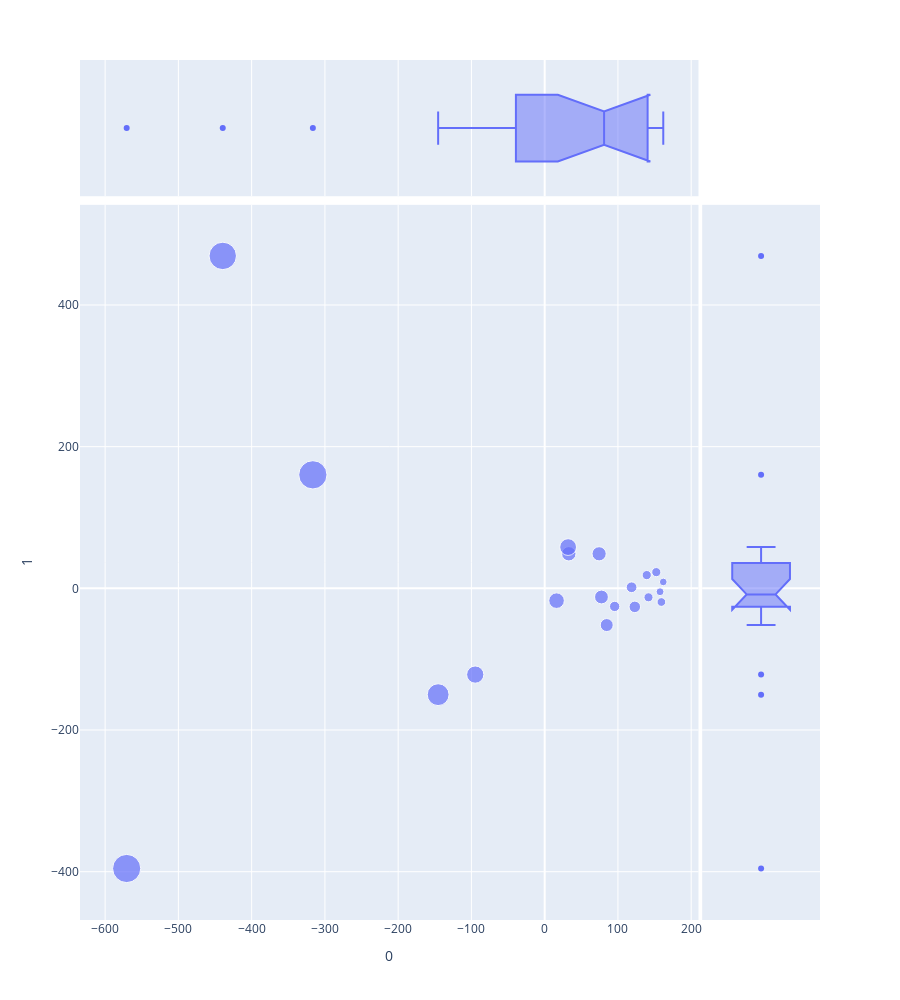

Notebook code cell kept with this figure:
### Code cell
px.scatter(DCM, 0, 1, 
          # color=DCM.author, 
          size= MC.TOPICS.doc_weight_mean,
           # hover_name=DCM.label,
           marginal_x='box', marginal_y='box', height=1000)

### Figure 1 — Plotly figure (JSON) as saved in the notebook; plotly's stock layout.template omitted (floating-point values rounded to 4 significant figures)
{"data": [{"hovertemplate": "0=%{x}<br>1=%{y}<br>size=%{marker.size}<extra></extra>", "legendgroup": "", "marker": {"color": "#636efa", "size": [0.02033, 0.03942, 0.01135, 0.01203, 0.03232, 0.05406, 0.01622, 0.02212, 0.03873, 0.0161, 0.03656, 0.1442, 0.1523, 0.05704, 0.04644, 0.02549, 0.0158, 0.09152, 0.1535, 0.01453], "sizemode": "area", "sizeref": 0.0003837, "symbol": "circle"}, "mode": "markers", "name": "", "orientation": "v", "showlegend": false, "type": "scatter", "x": [95.52, 32.93, 161.9, 157.5, 84.68, 31.99, 139.3, 118.6, 74.29, 152.3, 77.49, -439.5, -570.6, -94.8, 16.21, 123.0, 141.7, -145.4, -316.4, 159.3], "xaxis": "x", "y": [-25.55, 48.77, 9.007, -4.821, -51.85, 58.22, 18.67, 1.533, 48.75, 22.86, -12.24, 469.3, -395.5, -121.7, -17.38, -26.17, -12.68, -150.1, 160.2, -19.32], "yaxis": "y"}, {"alignmentgroup": "True", "hovertemplate": "0=%{x}<extra></extra>", "legendgroup": "", "marker": {"color": "#636efa", "symbol": "circle"}, "name": "", "notched": true, "offsetgroup": "", "showlegend": false, "type": "box", "x": [95.52, 32.93, 161.9, 157.5, 84.68, 31.99, 139.3, 118.6, 74.29, 152.3, 77.49, -439.5, -570.6, -94.8, 16.21, 123.0, 141.7, -145.4, -316.4, 159.3], "xaxis": "x3", "yaxis": "y3"}, {"alignmentgroup": "True", "hovertemplate": "1=%{y}<extra></extra>", "legendgroup": "", "marker": {"color": "#636efa", "symbol": "circle"}, "name": "", "notched": true, "offsetgroup": "", "showlegend": false, "type": "box", "xaxis": "x2", "y": [-25.55, 48.77, 9.007, -4.821, -51.85, 58.22, 18.67, 1.533, 48.75, 22.86, -12.24, 469.3, -395.5, -121.7, -17.38, -26.17, -12.68, -150.1, 160.2, -19.32], "yaxis": "y2"}], "layout": {"height": 1000, "legend": {"itemsizing": "constant", "tracegroupgap": 0}, "margin": {"t": 60}, "xaxis": {"anchor": "y", "domain": [0, 0.8358], "title": {"text": "0"}}, "xaxis2": {"anchor": "y2", "domain": [0.8408, 1], "matches": "x2", "showgrid": false, "showline": false, "showticklabels": false, "ticks": ""}, "xaxis3": {"anchor": "y3", "domain": [0, 0.8358], "matches": "x", "showgrid": true, "showticklabels": false}, "xaxis4": {"anchor": "y4", "domain": [0.8408, 1], "matches": "x2", "showgrid": false, "showline": false, "showticklabels": false, "ticks": ""}, "yaxis": {"anchor": "x", "domain": [0, 0.8316], "title": {"text": "1"}}, "yaxis2": {"anchor": "x2", "domain": [0, 0.8316], "matches": "y", "showgrid": true, "showticklabels": false}, "yaxis3": {"anchor": "x3", "domain": [0.8416, 1], "matches": "y3", "showgrid": false, "showline": false, "showticklabels": false, "ticks": ""}, "yaxis4": {"anchor": "x4", "domain": [0.8416, 1], "matches": "y3", "showgrid": true, "showline": false, "showticklabels": false, "ticks": ""}}}
